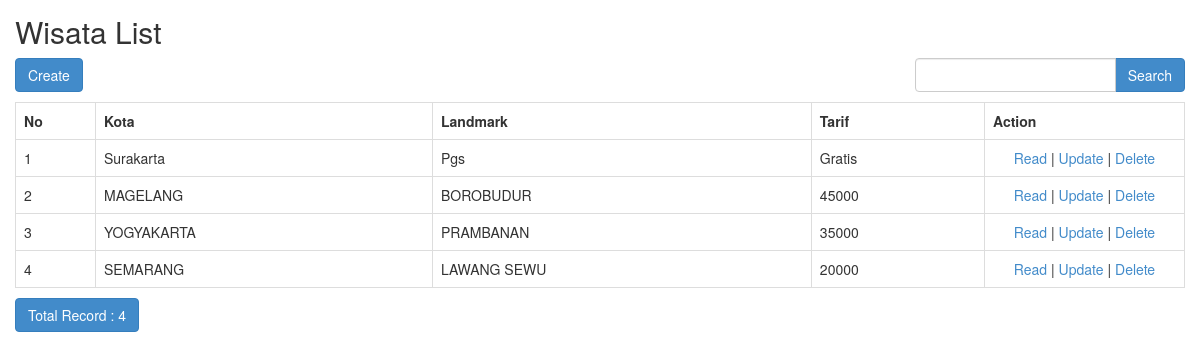
The page /client/index.php/wisata on the database its author committed.
### tables this page shows
CREATE TABLE IF NOT EXISTS `wisata` (
  `id_wisata` int(2) NOT NULL AUTO_INCREMENT,
  `kota` varchar(10) NOT NULL,
  `landmark` varchar(100) NOT NULL,
  `tarif` varchar(10) NOT NULL,
  PRIMARY KEY (`id_wisata`)
);

### client/application/controllers/Wisata.php (called while the page is built, shortened)
<?php
class Wisata extends CI_Controller
{
    function __construct()
    {
        $this->load->model('Wisata_model');
        $this->load->library('form_validation');
    }
    public function index()
    {
        $q = urldecode($this->input->get('q', TRUE));
        $start = intval($this->input->get('start'));
        if ($q <> '') {
            $config['base_url'] = base_url() . 'wisata/index.html?q=' . urlencode($q);
            $config['first_url'] = base_url() . 'wisata/index.html?q=' . urlencode($q);
        } else {
            $config['base_url'] = base_url() . 'wisata/index.html';
            $config['first_url'] = base_url() . 'wisata/index.html';
        }
        $config['per_page'] = 10;
        $config['page_query_string'] = TRUE;
        $config['total_rows'] = $this->Wisata_model->total_rows($q);
        $wisata = $this->Wisata_model->get_limit_data($config['per_page'], $start, $q);
        $this->load->library('pagination');
        $this->pagination->initialize($config);
        $data = array(
            'wisata_data' => $wisata,
            'q' => $q,
            'pagination' => $this->pagination->create_links(),
            'total_rows' => $config['total_rows'],
            'start' => $start,
        );
        $this->load->view('wisata/wisata_list', $data);
    }
}

### client/index.php (called while the page is built, shortened)
<?php
require_once BASEPATH.'core/CodeIgniter.php';

### client/application/config/config.php (called while the page is built, shortened)
<?php
$config['base_url'] = 'http://localhost/json/client/';
$config['index_page'] = '';
$config['uri_protocol']	= 'REQUEST_URI';
$config['url_suffix'] = '.html';
$config['language']	= 'english';
$config['charset'] = 'UTF-8';
$config['enable_hooks'] = FALSE;
$config['subclass_prefix'] = 'MY_';
$config['composer_autoload'] = FALSE;
$config['permitted_uri_chars'] = 'a-z 0-9~%.:_\-';
$config['enable_query_strings'] = FALSE;
$config['controller_trigger'] = 'c';
$config['function_trigger'] = 'm';
$config['directory_trigger'] = 'd';
$config['allow_get_array'] = TRUE;
$config['log_threshold'] = 0;
$config['log_path'] = '';
$config['log_file_extension'] = '';
$config['log_file_permissions'] = 0644;
$config['log_date_format'] = 'Y-m-d H:i:s';
$config['error_views_path'] = '';
$config['cache_path'] = '';
$config['cache_query_string'] = FALSE;
$config['encryption_key'] = 'ftikusm';
$config['sess_driver'] = 'files';
$config['sess_cookie_name'] = 'ci_session';
$config['sess_expiration'] = 7200;
$config['sess_save_path'] = NULL;
$config['sess_match_ip'] = FALSE;
$config['sess_time_to_update'] = 300;
$config['sess_regenerate_destroy'] = FALSE;
$config['cookie_prefix']	= '';
$config['cookie_domain']	= '';
$config['cookie_path']		= '/';
$config['cookie_secure']	= FALSE;
$config['cookie_httponly'] 	= FALSE;
$config['standardize_newlines'] = FALSE;
$config['global_xss_filtering'] = FALSE;
$config['csrf_protection'] = FALSE;
$config['csrf_token_name'] = 'csrf_test_name';
$config['csrf_cookie_name'] = 'csrf_cookie_name';
$config['csrf_expire'] = 7200;
$config['csrf_regenerate'] = TRUE;
$config['csrf_exclude_uris'] = array();
$config['compress_output'] = FALSE;
$config['time_reference'] = 'local';
$config['rewrite_short_tags'] = FALSE;
$config['proxy_ips'] = '';

### client/application/models/Wisata_model.php (called while the page is built, shortened)
<?php
class Wisata_model extends CI_Model
{
    public $table = 'wisata';
    public $id = 'id_wisata';
    public $order = 'DESC';
    function total_rows($q = NULL) {
        $this->db->like('id_wisata', $q);
	$this->db->or_like('kota', $q);
	$this->db->or_like('landmark', $q);
	$this->db->or_like('tarif', $q);
	$this->db->from($this->table);
        return $this->db->count_all_results();
    }
    function get_limit_data($limit, $start = 0, $q = NULL) {
        $this->db->order_by($this->id, $this->order);
        $this->db->like('id_wisata', $q);
	$this->db->or_like('kota', $q);
	$this->db->or_like('landmark', $q);
	$this->db->or_like('tarif', $q);
	$this->db->limit($limit, $start);
        return $this->db->get($this->table)->result();
    }
}

### client/application/views/wisata/wisata_list.php (the view, shortened to what this page needs)
<!doctype html>
<html>
    <head>
        <link rel="stylesheet" href="<?php echo base_url('assets/bootstrap/css/bootstrap.min.css') ?>"/>
    </head>
    <body>
        <h2 style="margin-top:0px">Wisata List</h2>
        <div class="row" style="margin-bottom: 10px">
            <div class="col-md-4">
                <?php echo anchor(site_url('wisata/create'),'Create', 'class="btn btn-primary"'); ?>
            </div>
            <div class="col-md-4 text-center">
            </div>
            <div class="col-md-1 text-right">
            </div>
            <div class="col-md-3 text-right">
                <form action="<?php echo site_url('wisata/index'); ?>" class="form-inline" method="get">
                    <div class="input-group">
                        <input type="text" class="form-control" name="q" value="<?php echo $q; ?>">
                        <span class="input-group-btn">
                          <button class="btn btn-primary" type="submit">Search</button>
                        </span>
                    </div>
                </form>
            </div>
        </div>
        <table class="table table-bordered" style="margin-bottom: 10px">
            <tr>
                <th>No</th>
		<th>Kota</th>
		<th>Landmark</th>
		<th>Tarif</th>
		<th>Action</th>
            </tr><?php
            foreach ($wisata_data as $wisata)
            {
                ?>
                <tr>
			<td width="80px"><?php echo ++$start ?></td>
			<td><?php echo $wisata->kota ?></td>
			<td><?php echo $wisata->landmark ?></td>
			<td><?php echo $wisata->tarif ?></td>
			<td style="text-align:center" width="200px">
				<?php
				echo anchor(site_url('wisata/read/'.$wisata->id_wisata),'Read');
				echo ' | ';
				echo anchor(site_url('wisata/update/'.$wisata->id_wisata),'Update');
				echo ' | ';
				echo anchor(site_url('wisata/delete/'.$wisata->id_wisata),'Delete','onclick="javasciprt: return confirm(\'Are You Sure ?\')"');
				?>
			</td>
		</tr>
                <?php
            }
            ?>
        </table>
        <div class="row">
            <div class="col-md-6">
                <a href="#" class="btn btn-primary">Total Record : <?php echo $total_rows ?></a>
	    </div>
            <div class="col-md-6 text-right">
            </div>
        </div>
    </body>
</html>

### client/application/views/wisata/wisata_list.php (style rules this page uses)
body { padding: 15px; }

### rows shown on the page
wisata: kota "Surakarta", landmark "Pgs", tarif "Gratis", id_wisata "Read", id_wisata "Update", id_wisata "Delete"
wisata: kota "MAGELANG", landmark "BOROBUDUR", tarif "45000", id_wisata "Read", id_wisata "Update", id_wisata "Delete"
wisata: kota "YOGYAKARTA", landmark "PRAMBANAN", tarif "35000", id_wisata "Read", id_wisata "Update", id_wisata "Delete"
wisata: kota "SEMARANG", landmark "LAWANG SEWU", tarif "20000", id_wisata "Read", id_wisata "Update", id_wisata "Delete"

### other values the page prints
anchor(site_url('wisata/create'),'Create', 'class="btn btn-primary"') "Create"
$total_rows "4"
